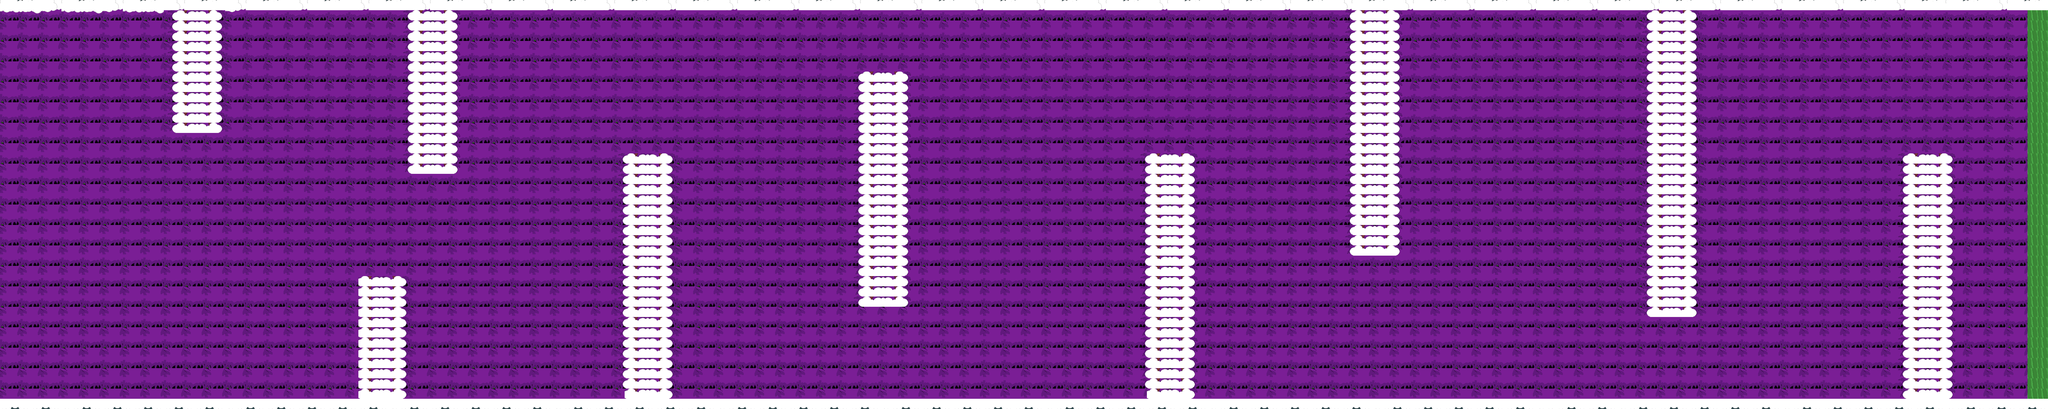

The image is a tile-based game level rendered from a .tmx file. Its description and source (layers, tilesets, objects; grid data summarised) follow:
An orthogonal 200x40 tile map with 32x32 px tiles, 3 tile layers (background, obstacles, end).

<map version="1.0" orientation="orthogonal" width="200" height="40" tilewidth="32" tileheight="32">
 <tileset firstgid="1" name="cloudTiles" tilewidth="32" tileheight="32">
  <image source="cloudTiles.png" width="2048" height="1536" />
 </tileset>
 <layer name="background" width="200" height="40">
  <data>[8000 cells, 8000 non-empty, 4 distinct tile ids]</data>
 </layer>
 <layer name="obstacles" width="200" height="40">
  <data>[8000 cells, 1538 non-empty, 22 distinct tile ids]</data>
 </layer>
 <layer name="end" width="200" height="40">
  <data>[8000 cells, 76 non-empty, 1 distinct tile ids]</data>
 </layer>
</map>
